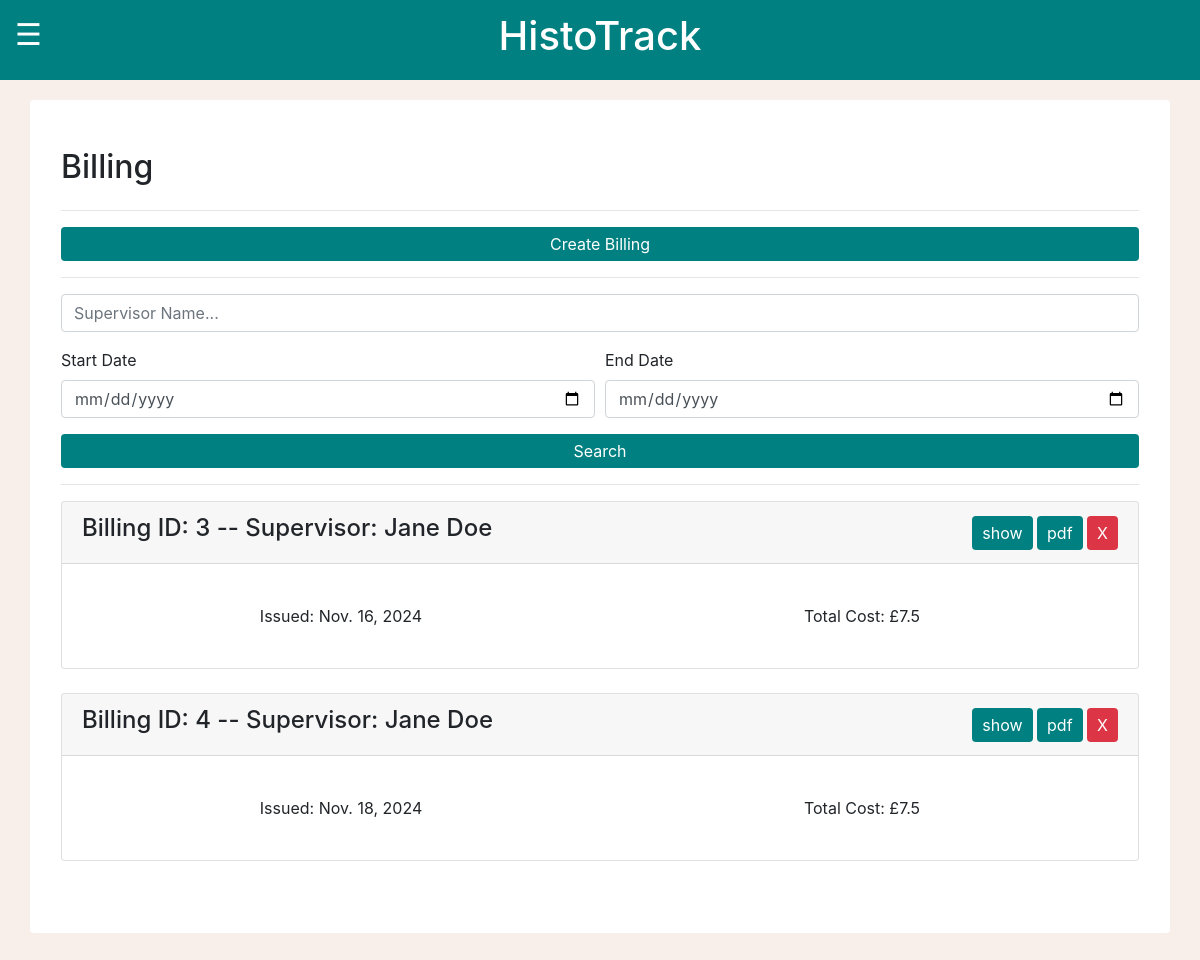
/MCalendar/billings/ (signed in), run on an earlier commit of the app's database.
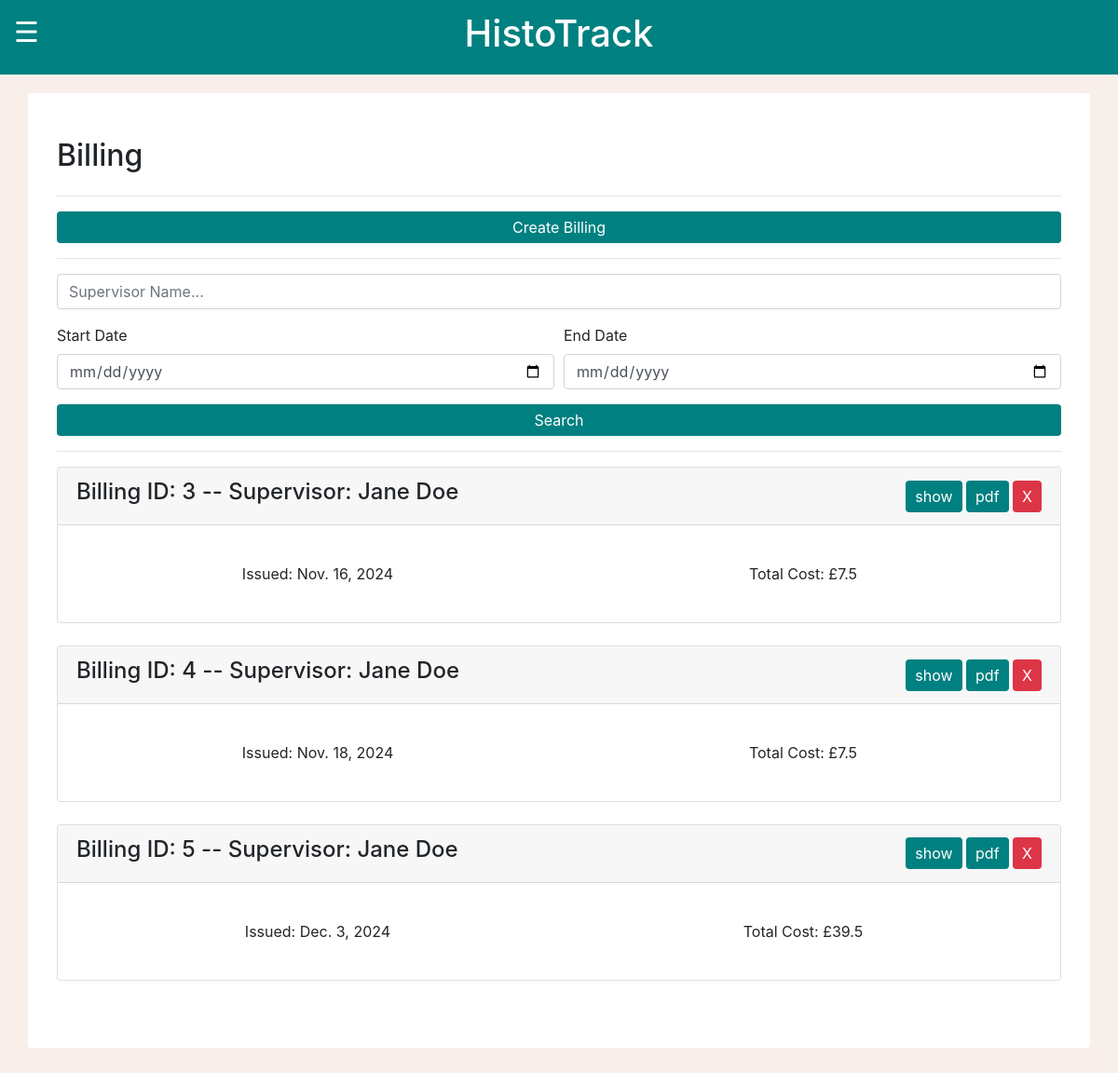
And on a later commit of the database.
### MCalendar/models.py (models this page shows)
class Billing(models.Model):
    invoiceRef = models.CharField(max_length=10, blank=False, null=False)
    supervisor = models.CharField(max_length=64, blank=False, null=False)
    events = models.ManyToManyField(Event)
    issueDate = models.DateField(default=timezone.now)
    startDate = models.DateField(default=(timezone.now().date() - relativedelta(months=3)))
    finishDate = models.DateField(default=timezone.now)
    equipment = models.ManyToManyField(Equipment)
    totalCost = models.FloatField(default=0.0)

### MCalendar/views.py (the view)
# urls.py: path("billings/", views.billings, name="billings"),
@login_required
def billings(request):
    if request.user.is_superuser:
        billingsList = Billing.objects.all()
        equipmentList = Equipment.objects.all()
        events = Event.objects.all()
        supervisorName = request.GET.get('supervisorName')
        dateMin = request.GET.get('dateMin')
        dateMax = request.GET.get('dateMax')
        if archiveValidQuery(supervisorName):
            billingsList = billingsList.filter(supervisor__icontains=supervisorName)
        if archiveValidQuery(dateMin):
            billingsList = billingsList.filter(issueDate__gte=dateMin)
        if archiveValidQuery(dateMax):
            billingsList = billingsList.filter(issueDate__lte=dateMax)
        context = {
        'billingsList': billingsList,
        'equipmentList': equipmentList,
        'events': events
        }
        return render(request, 'billings.html', context)
    else:
        messages.success(request, "Please log in before entering that page! Admin access only.")
        logout(request)
        return redirect("loginPage")

### MCalendar/views.py (called while the page is built)
def archiveValidQuery(param): # createBilling is using this aswell to sort through filters. Thanks!
    return param != '' and param is not None

### MCalendar/templates/billings.html (shortened to what the changed rows need)
{% load static %}
<!DOCTYPE html>
<html lang="en">
<head>
    <link rel="stylesheet" href="https://cdn.jsdelivr.net/npm/bootstrap@4.6.2/dist/css/bootstrap.min.css">
    <link rel="stylesheet" href="{% static 'global.css' %}">
</head>
<body>
    <div class="container rounded bg-white mt-5 mb-5">
        <div class="row">
            <div class="col-md-12">
                <div class="p-3 py-5">
                    <div class="d-flex justify-content-between align-items-center mb-3">
                        <h2 class="text-right">Billing</h2>
                    </div>
                    {% for b in billingsList %}
                        <div class="card">
                            <div class="card-header">
                                <div class="d-flex justify-content-between align-items-center">
                                    <h4 class="text-right">
                                        Billing ID: {{ b.id }}
                                        --
                                        Supervisor: {{ b.supervisor }}
                                    </h4>
                                    <div class="text-center">
                                        <form method="POST" action="{% url 'deleteBilling' b.id %}">
                                            <a onclick="displayEvents({{ b.id }})" class="btn btn-sty">show</a>
                                            <a class="btn btn-sty" href="{% url 'generatePDF' b.id %}">pdf</a>
                                            <button class="btn btn-danger" onclick="return confirm('Are you sure you would like to permanently delete this billing?')">X</button>
                                        </form>
                                    </div>
                                </div>
                            </div>
                            <div class="card-body">
                                <p class="card-text">
                                    <div class="details">
                                        <div class="detailsListItem">Issued: {{ b.issueDate }}</div>
                                        <div class="detailsListItem">Total Cost: £{{ b.totalCost }}</div>
                                    </div>
                                </p>
                            </div>
                        </div>
                        <br>
                    {% endfor %}
                </div>
            </div>
        </div>
    </div>
</body>
</html>

What changed in the data, as far as the page shows it:
added Billing: id "5", supervisor "Jane Doe", issueDate "Dec. 3, 2024", totalCost "39.5"
